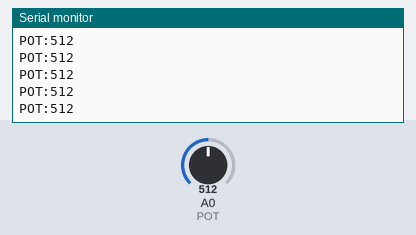
This sketch was run on a simulated Arduino Uno, built with avr-gcc and run on an emulated ATmega328P. On the bench: the last lines printed to the serial monitor. Inputs (shaded band) come from the test bench; at power-on: A0 (POT) = 512.

Above: at 1.7 s.
1.8 s: A0 (POT) set to 716
At 1.82 s:
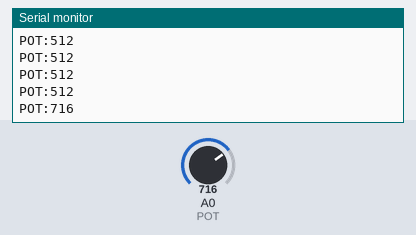
3.3 s: A0 (POT) set to 900
At 3.32 s:
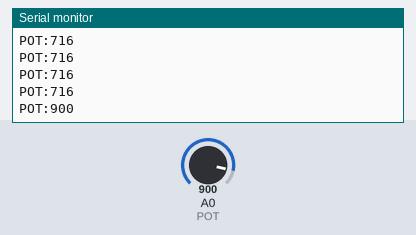
Timing chart, 0 to 6.3 s (numbered marks = the images above; inputs shaded):
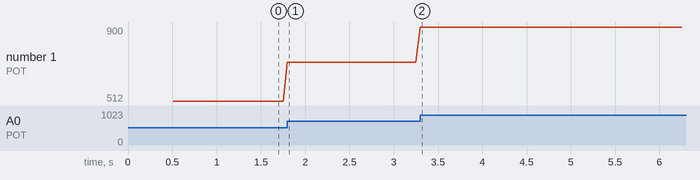

Measured:
- after the input at 1.8 s, the serial monitor: prints a new line at once (image 1)
- after the input at 3.3 s, the serial monitor: prints a new line at once (image 2)
- plotted number 1: 512 → 716 after the input at 1.8 s, 716 → 900 after the input at 3.3 s

The sketch:

Arduino_Aula_09.ino
```cpp
// Aula 09 - Controle de nivel virtual por potenciometro
const byte POT = A0;
unsigned long ultimoEnvio = 0;

int mediaAnalogica() {
  long soma = 0;
  for (byte i = 0; i < 8; i++) soma += analogRead(POT);
  return soma / 8;
}

void setup() {
  Serial.begin(9600);
  delay(500);
  Serial.println("PRONTO");
}

void loop() {
  if (millis() - ultimoEnvio >= 50) {
    ultimoEnvio = millis();
    Serial.print("POT:");
    Serial.println(mediaAnalogica());
  }
}
```
